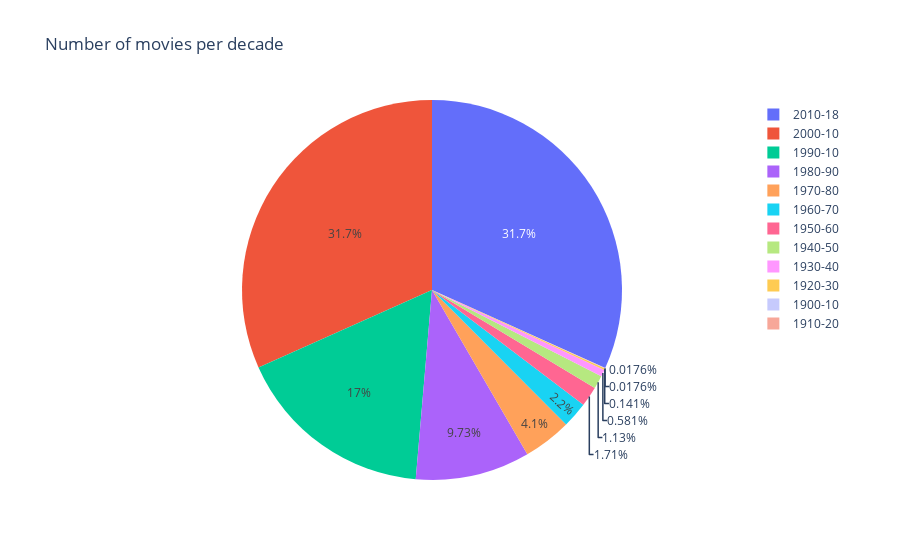

The cell this chart's notebook holds for it:
### Markdown cell above
We present a histogram of the duration (runtime) of the movies presented in the dataset and infer a distribution line. We notice that the duration resembles the normal distribution and the mean duration is approximately 100 minutes. 

The same is done for the movies budget and we notice that the mean budget is less than a million dollars.
Also, in approximatelly 25% cases the budget is invalid close to 0 dollars.

### Code cell
import plotly#.plotly as py
plotly.offline.init_notebook_mode(connected=True)

movies_per_decade=final.groupby('decade').size().reset_index(name='counts')
fig = px.pie(movies_per_decade, values='counts', names='decade', title='Number of movies per decade')
fig.show()

### Figure 1 — Plotly figure (JSON) as saved in the notebook; plotly's stock layout.template omitted (floating-point values rounded to 4 significant figures)
{"data": [{"domain": {"x": [0, 1], "y": [0, 1]}, "hoverlabel": {"namelength": 0}, "hovertemplate": "decade=%{label}<br>counts=%{value}", "labels": ["1900-10", "1910-20", "1920-30", "1930-40", "1940-50", "1950-60", "1960-70", "1970-80", "1980-90", "1990-10", "2000-10", "2010-18"], "legendgroup": "", "name": "", "showlegend": true, "type": "pie", "values": [1, 1, 8, 33, 64, 97, 125, 233, 553, 963, 1800, 1803]}], "layout": {"legend": {"tracegroupgap": 0}, "title": {"text": "Number of movies per decade"}}}
